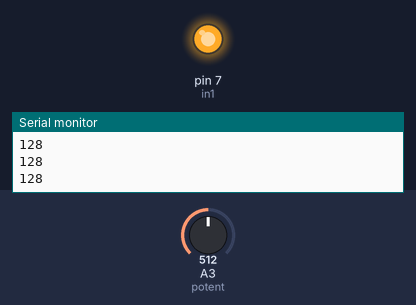
Simulated run of this sketch. Board: Arduino Uno, built with avr-gcc and run on an emulated ATmega328P. Parts: output pins drawn as LEDs (lit = HIGH), the last lines printed to the serial monitor. The inputs (shaded band) are chosen by the test bench; at power-on: A3 (potent) = 512.

Above: at 1.2 s.
1.3 s: A3 (potent) set to 499
At 2.1 s:
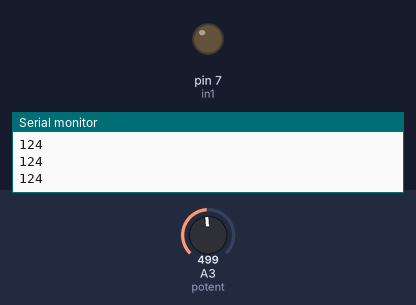
2.8 s: A3 (potent) set to 716
At 3.3 s:
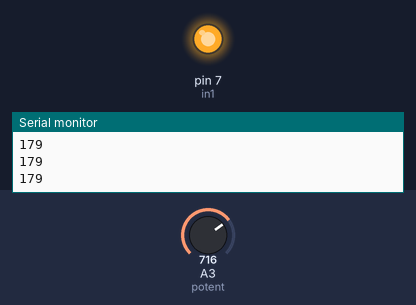
4.3 s: A3 (potent) set to 511
At 5.6 s:
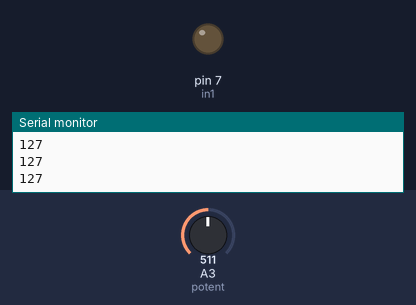
Timing chart, 0 to 7.3 s (numbered marks = the images above; inputs shaded):
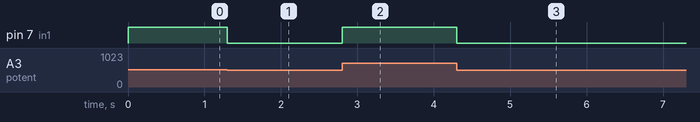

Measured:
- the behaviour switches between 512 and 511 on A3 (potent) (found by bisection; images 0 and 1)
- after the input at 1.3 s, pin 7 (in1): HIGH → LOW at once
- after the input at 2.8 s, pin 7 (in1): LOW → HIGH at once
- after the input at 4.3 s, pin 7 (in1): HIGH → LOW at once

The sketch:

pwmSwitchTest_0.ino
```cpp
#define in1 7
#define potent 3

int potentRead;
int pwmControl;


void setup() {
  // put your setup code here, to run once:
  Serial.begin(9600);
  pinMode(in1,OUTPUT);
  //pinMode(potent,INPUT);

}

void loop() {
  // put your main code here, to run repeatedly:
  potentRead=analogRead(potent);
  pwmControl=potentRead/4;
  analogWrite(in1,pwmControl);
  Serial.println(pwmControl );
}
```
